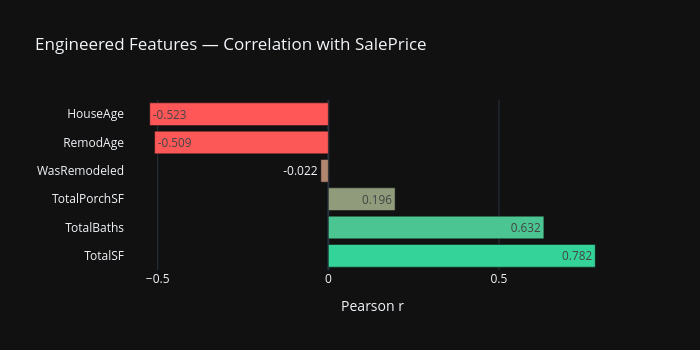

This figure's notebook cell:
### Code cell
NEW_FEATURES = ["TotalSF", "HouseAge", "RemodAge", "WasRemodeled", "TotalBaths", "TotalPorchSF"]

corr_new = (
    df[NEW_FEATURES + [TARGET]]
    .corr()[TARGET]
    .drop(TARGET)
    .sort_values(ascending=False)
)

fig = px.bar(
    corr_new.reset_index(),
    x=TARGET,
    y="index",
    orientation="h",
    title="Engineered Features — Correlation with SalePrice",
    labels={TARGET: "Pearson r", "index": ""},
    color=TARGET,
    color_continuous_scale=["#ff5757", "#34d399"],
    text_auto=".3f",
)
fig.update_layout(height=350, coloraxis_showscale=False, width=700)
fig.show()

### Figure 1 — Plotly figure (JSON) as saved in the notebook; plotly's stock layout.template omitted (floating-point values rounded to 4 significant figures)
{"data": [{"hovertemplate": "Pearson r=%{marker.color}<br>=%{y}<extra></extra>", "legendgroup": "", "marker": {"color": [0.7823, 0.6317, 0.1957, -0.02193, -0.5091, -0.5234], "coloraxis": "coloraxis", "pattern": {"shape": ""}}, "name": "", "orientation": "h", "showlegend": false, "textposition": "auto", "texttemplate": "%{x:.3f}", "type": "bar", "x": [0.7823, 0.6317, 0.1957, -0.02193, -0.5091, -0.5234], "xaxis": "x", "y": ["TotalSF", "TotalBaths", "TotalPorchSF", "WasRemodeled", "RemodAge", "HouseAge"], "yaxis": "y"}], "layout": {"barmode": "relative", "coloraxis": {"autocolorscale": false, "colorbar": {"title": {"text": "Pearson r"}}, "colorscale": [[0, "#ff5757"], [1, "#34d399"]], "showscale": false}, "height": 350, "legend": {"tracegroupgap": 0}, "title": {"text": "Engineered Features — Correlation with SalePrice"}, "width": 700, "xaxis": {"anchor": "y", "domain": [0, 1], "title": {"text": "Pearson r"}}, "yaxis": {"anchor": "x", "domain": [0, 1], "title": {"text": ""}}}}
